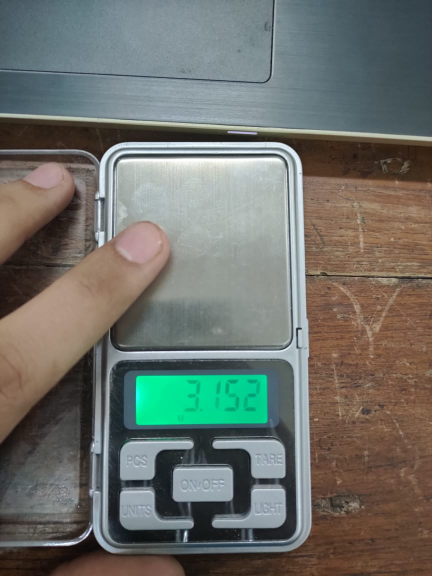
#> input picture Number Detection/Images to test/1.jpeg, 864 x 1152 px, given in place of the camera (shown at 1/2 size)
$ python hsv_test.py
#> lines starting #> are read from the running program, lines starting #| are printed output that depends on the picture; after the words box and inside, x2 and y2 are one past the last pixel; in counts of white or black regions, pixels touching at a corner belong together
"""#finding hsv range of target object(pen)
import cv2
import numpy as np
import time
# A required callback method that goes into the trackbar function.
def nothing(x):
    pass

# Initializing the webcam feed.
cap = cv2.VideoCapture(0)
cap.set(3,1280)
cap.set(4,720)

# Create a window named trackbars.
cv2.namedWindow("Trackbars")

# Now create 6 trackbars that will control the lower and upper range of
# H,S and V channels. The Arguments are like this: Name of trackbar,
# window name, range,callback function. For Hue the range is 0-179 and
# for S,V its 0-255.
cv2.createTrackbar("L - H", "Trackbars", 0, 179, nothing)
cv2.createTrackbar("L - S", "Trackbars", 0, 255, nothing)
cv2.createTrackbar("L - V", "Trackbars", 0, 255, nothing)
cv2.createTrackbar("U - H", "Trackbars", 179, 179, nothing)
cv2.createTrackbar("U - S", "Trackbars", 255, 255, nothing)
cv2.createTrackbar("U - V", "Trackbars", 255, 255, nothing)

while True:

    # Start reading the webcam feed frame by frame.
    ret, frame = cap.read()
    if not ret:
        break
    # Flip the frame horizontally (Not required)
    frame = cv2.flip( frame, 1 )

    # Convert the BGR image to HSV image.
    hsv = cv2.cvtColor(frame, cv2.COLOR_BGR2HSV)

    # Get the new values of the trackbar in real time as the user changes
    # them
    l_h = cv2.getTrackbarPos("L - H", "Trackbars")
    l_s = cv2.getTrackbarPos("L - S", "Trackbars")
    l_v = cv2.getTrackbarPos("L - V", "Trackbars")
    u_h = cv2.getTrackbarPos("U - H", "Trackbars")
    u_s = cv2.getTrackbarPos("U - S", "Trackbars")
    u_v = cv2.getTrackbarPos("U - V", "Trackbars")

    # Set the lower and upper HSV range according to the value selected
    # by the trackbar
    lower_range = np.array([l_h, l_s, l_v])
    upper_range = np.array([u_h, u_s, u_v])

    # Filter the image and get the binary mask, where white represents
    # your target color
    mask = cv2.inRange(hsv, lower_range, upper_range)

    # You can also visualize the real part of the target color (Optional)
    res = cv2.bitwise_and(frame, frame, mask=mask)#dtfyguhijokl;kjhgfgdxfcgvbjnkml,lmknjbvcvxcbbvnm,.,mbvnm,./////////////////////

    # Converting the binary mask to 3 channel image, this is just so
    # we can stack it with the others
    mask_3 = cv2.cvtColor(mask, cv2.COLOR_GRAY2BGR)

    # stack the mask, orginal frame and the filtered result
    stacked = np.hstack((mask_3,frame,res))

    # Show this stacked frame at 40% of the size.
    cv2.imshow('Trackbars',cv2.resize(stacked,None,fx=0.4,fy=0.4))

    # If the user presses ESC then exit the program
    key = cv2.waitKey(1)
    if key == 27:
        break

    # If the user presses `s` then print this array.
    if key == ord('s'):

        thearray = [[l_h,l_s,l_v],[u_h, u_s, u_v]]
        print(thearray)

        # Also save this array as penval.npy
        np.save('hsv_value',thearray)
        break

# Release the camera & destroy the windows.
cap.release()
cv2.destroyAllWindows()


"""
import cv2
import numpy as np

cap = cv2.VideoCapture(0)

while True:
    _, frame = cap.read()
#> frame is the input picture: shape (1152, 864, 3); mean B, G, R 105.9, 112.1, 109.4
    hsv_frame = cv2.cvtColor(frame, cv2.COLOR_BGR2HSV)
#> hsv_frame: shape (1152, 864, 3); mean H, S, V 58.2, 66.7, 124.5

     # Red color
    low_red = np.array([0, 50, 100])
    high_red = np.array([43, 255, 225])
    red_mask = cv2.inRange(hsv_frame, low_red, high_red)
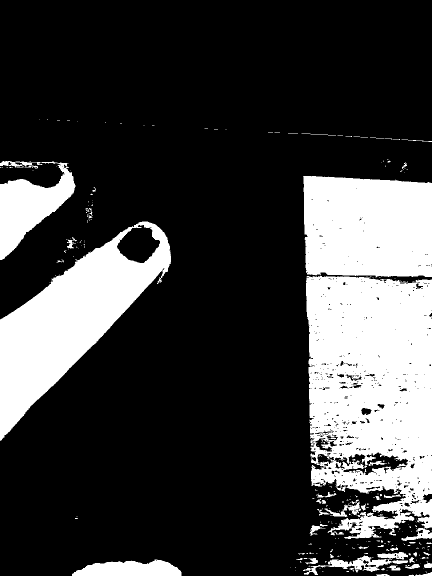
#> red_mask: shape (1152, 864) (shown at 1/2 size); 23.9% white; 276 white regions (224 under 20 px), largest, box (x1, y1, x2, y2) and area: (612, 552, 864, 1078) 103764, (0, 443, 342, 882) 57589, (606, 352, 864, 555) 48990
    red = cv2.bitwise_and(frame, frame, mask=red_mask)
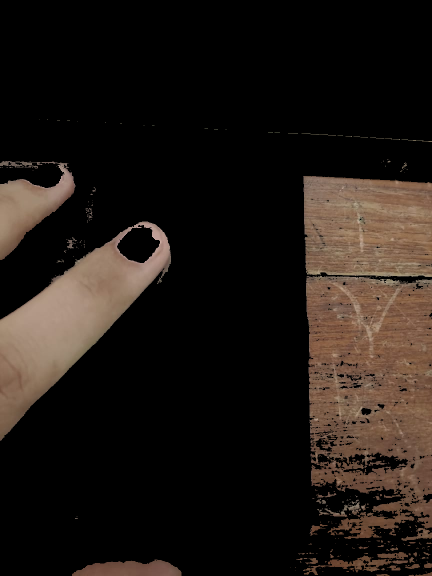
#> red: shape (1152, 864, 3) (shown at 1/2 size); mean B, G, R 20.3, 25.1, 32

    # Blue color
    low_blue = np.array([86, 36, 2])
    high_blue = np.array([126, 255, 255])
    blue_mask = cv2.inRange(hsv_frame, low_blue, high_blue)
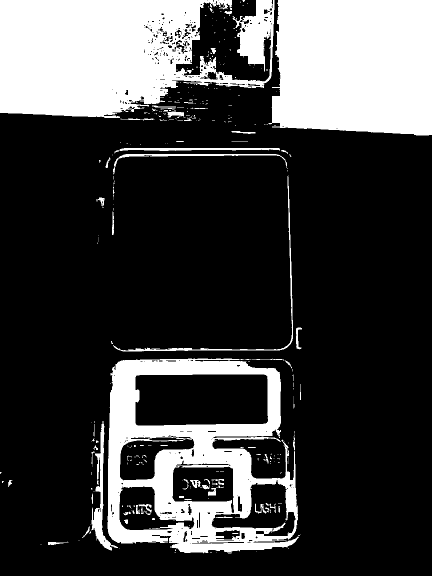
#> blue_mask: shape (1152, 864) (shown at 1/2 size); 25.4% white; 364 white regions (297 under 20 px), largest, box (x1, y1, x2, y2) and area: (0, 0, 549, 236) 92586, (537, 0, 864, 271) 81466, (215, 717, 598, 1107) 65650
    blue = cv2.bitwise_and(frame, frame, mask=blue_mask)
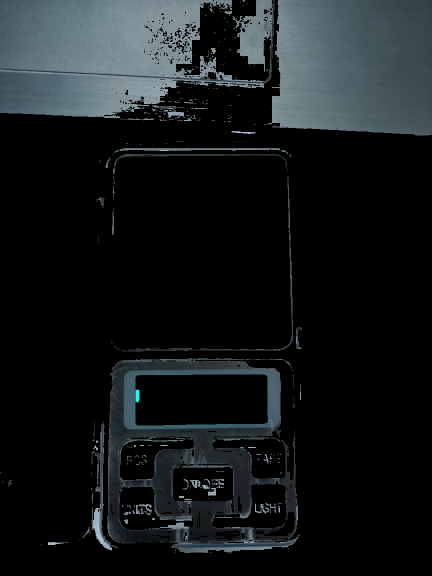
#> blue: shape (1152, 864, 3) (shown at 1/2 size); mean B, G, R 27.1, 25.4, 21.3

    # Green color
    low_green = np.array([16, 40, 86])
    high_green = np.array([35, 180, 205])
    green_mask = cv2.inRange(hsv_frame, low_green, high_green)
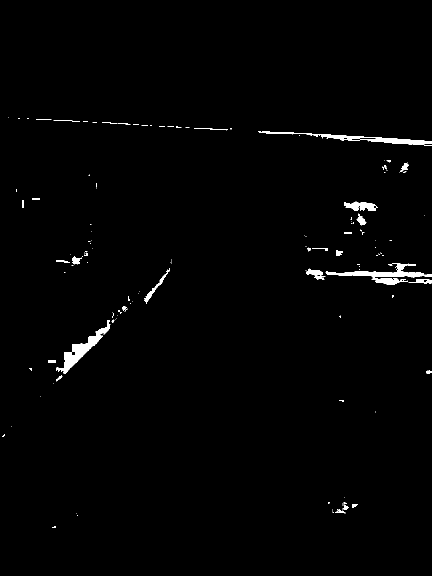
#> green_mask: shape (1152, 864) (shown at 1/2 size); 1.1% white; 137 white regions (100 under 20 px), largest, box (x1, y1, x2, y2) and area: (651, 526, 864, 570) 2494, (112, 640, 221, 748) 2433, (516, 263, 864, 292) 2039
    green = cv2.bitwise_and(frame, frame, mask=green_mask)


    cv2.imshow("Frame", frame)
    cv2.imshow("Red", red)
    cv2.imshow("Blue", blue)
    cv2.imshow("Green", green)
    #.imshow("Result", result)

    key = cv2.waitKey(1)
#> (key Esc is pressed here)
    if key == 27:
        break


"""import cv2
import numpy as np
import pandas as pd
import RPi.GPIO as GPIO
import time
from pygame import mixer

btn_pin = 15
mode = True # 1 for color and 2 for ph
st_time = -1
index=["color_name","R","G","B"]
frameWidth = 640
frameHeight = 480
cap = cv2.VideoCapture(0)
cap.set(3, frameWidth)
cap.set(4, frameHeight)
prev_result_mode2 = "nill"


GPIO.setmode(GPIO.BOARD)
GPIO.setup(btn_pin, GPIO.IN)
mixer.init()

def getColorName(R,G,B):
	if(mode):
		csv = pd.read_csv('colorsT10.csv', names=index, header=None,encoding='latin-1')
    else:
    	csv = pd.read_csv('colorsV3.csv', names=index, header=None,encoding='latin-1')
    minimum = 10000
    for i in range(len(csv)):
        d = abs(R- int(csv.loc[i,"R"])) + abs(G- int(csv.loc[i,"G"]))+ abs(B- int(csv.loc[i,"B"]))
        if(d<=minimum):
            minimum = d
            cname = csv.loc[i,"color_name"]
    return cname


def getContours(img,imgContour):
    contours, hierarchy = cv2.findContours(img, cv2.RETR_EXTERNAL, cv2.CHAIN_APPROX_NONE)
    red_count=0 , blue_count=0 ,other=0 , prev_count=0
    for cnt in contours:
        area = cv2.contourArea(cnt)
        areaMin = 2000
        areaMax = 15000
        if (area > areaMin and area < areMax and area > prev_area):
            cv2.drawContours(imgContour, cnt, -1, (255, 0, 255), 7)
            peri = cv2.arcLength(cnt, True)
            approx = cv2.approxPolyDP(cnt, 0.02 * peri, True)
            #time.sleep(0.1)
            if len(approx)<4 or len(approx)>5:
                break

            print(len(approx))
			for i in range 9:
		        x , y , w, h = cv2.boundingRect(approx)
		        result = detect_color(x+10,y+10,x+w-20,y+h-20)
		        if(result == 0):
		        	red_count +=1
		        elif(result == 1):
		        	blue_count +=1
		        else:
		        	other +=1

		prev_area = cv2.contourArea(cnt)
		if(red_count > 3):
			if(prev_result_mode2 == "red"):
				#speak red again
			else:
				if(prev_result_mode2 != "nill"):
					#speak red
				else:
					#speak its red now
			prev_result_mode2 = "red"
		if(blue_count > 3):
			if(prev_result_mode2 == "blue"):
				#speak blue again
			else:
				if(prev_result_mode2 != "nill"):
					#speak blue
				else:
					#speak its blue now
			prev_result_mode2 = "blue"
		else:
			#speak no change
			prev_result_mode2 = "nill"


def detect_color(s1,s2,e1,e2):

    red = 0
    blue = 0
    white = 0
    ph = 0
    count = 0
    for x in range( s1, e1-1,10) :
        for y in range( s2 , e2-1,10) :
            count+=1
            if frameHeight <= x+10 or frameWidth <= y+10:
                break
            roi = img[x:x+10, y:y+10]

            avg1 = np.average(roi, axis=0)
            avg2 = np.average(avg1, axis=0)
            avg2_int = avg2.astype(int)
            avg2_int = avg2_int[::-1]           #reversed for rgb
           # avg2_int_tup = tuple(avg2_int)
            r = avg2_int[0]
            g = avg2_int[1]
            b = avg2_int[2]

            new = getColorName(r,g,b)
            if(new =='Red'):
                red +=1
            elif(new== 'Blue'):
                blue +=1
            elif(new == 'Ph'):
                ph +=1
            else:
                white +=1

    print(red,"   ",blue,"    ",white,"     ",ph,"    ",count)


    if(red > blue and red > 10):
        print("Red detected")
        return 0
    elif(blue > red and blue> 10 ):
        print("Blue detected")
        return 1
    else:
        print("..*******************....")
        return 2


def func_mode2():
    imgBlur = cv2.GaussianBlur(img, (7, 7), 1)
    imgGray = cv2.cvtColor(imgBlur, cv2.COLOR_BGR2GRAY)
    threshold1 = 40
    threshold2 = 10
    imgCanny = cv2.Canny(imgGray,threshold1,threshold2)
    kernel = np.ones((5, 5))
    imgDil = cv2.dilate(imgCanny, kernel, iterations=1)
    getContours(imgDil,imgContour)

def func_mode1():

    cv2.rectangle(img, (309,229), (329,249), (0,255,0), 1)       #pixel range = x ==> 0-639 and y == 0 - 479
    roi = img[230:249, 310:329]
    avg1 = np.average(roi, axis=0)
    avg2 = np.average(avg1, axis=0)
    avg2_int = avg2.astype(int)
    avg2_int = avg2_int[::-1]           #reversed for rgb
   # avg2_int_tup = tuple(avg2_int)
    r = avg2_int[0]
    g = avg2_int[1]
    b = avg2_int[2]

    new = getColorName(r,g,b)

    mixer.music.load('ColorFiles(en)/' + new +'.mp3')
    mixer.music.play()
    #print(GPIO.input(btn_pin))
    time.sleep(0.5)


while True:
    count = 0
    success, img = cap.read()
	time.sleep(0.1)
    imgContour = img.copy()

    if (GPIO.input(btn_pin) == False):
        time.sleep(0.01)
        if (GPIO.input(btn_pin) == False):
        	time.sleep(0.2)
        	if (GPIO.input(btn_pin) == True):
        		count+=1
        		if(st_time==-1):
        			st_time = time.time()

        		count +=1

	if(st_time!=-1):
		if(time.time()-st_time>1 and time.time()-st_time<1.5):
			if(count==1):
				if(mode):
					func_mode1()
				else:
					func_mode2()

			else:
				mode = not mode
				if(mode):
					#sound
				else:
					#sound


			count=0
			st_time=-1;

		if(time.time()-st_time>1.5):
			count=0
			st_time=-1


cap.release()

cv2.destroyAllWindows()

"""

$ run again, on Number Detection/Images to test/2.jpeg
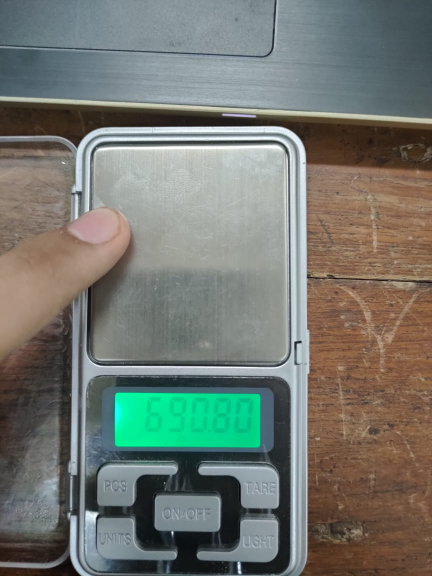
#> input picture Number Detection/Images to test/2.jpeg, 864 x 1152 px, given in place of the camera (shown at 1/2 size)
#> frame is the input picture: shape (1152, 864, 3); mean B, G, R 111.7, 119.1, 115
#> hsv_frame: shape (1152, 864, 3); mean H, S, V 59.6, 62.6, 130.6
#> `red_mask = cv2.inRange(hsv_frame, low_red, high_red)`:
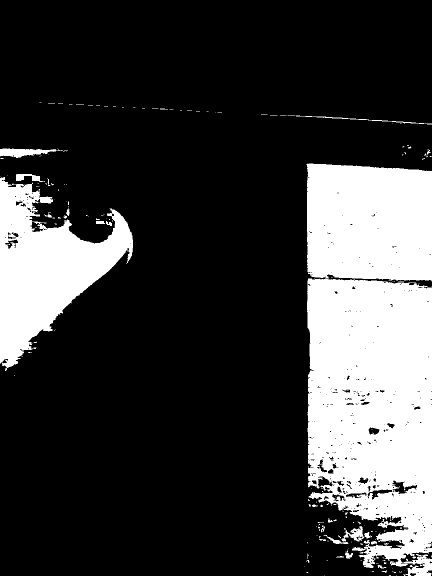
#> red_mask: shape (1152, 864) (shown at 1/2 size); 23% white; 187 white regions (160 under 20 px), largest, box (x1, y1, x2, y2) and area: (614, 557, 864, 1152) 119304, (613, 327, 864, 563) 55682, (0, 354, 266, 742) 48330
#> blue_mask: shape (1152, 864); 19.9% white; 308 white regions (250 under 20 px), largest, box (x1, y1, x2, y2) and area: (165, 750, 585, 1152) 83314, (596, 0, 864, 230) 54360, (0, 0, 553, 199) 49851
#> `green_mask = cv2.inRange(hsv_frame, low_green, high_green)`:
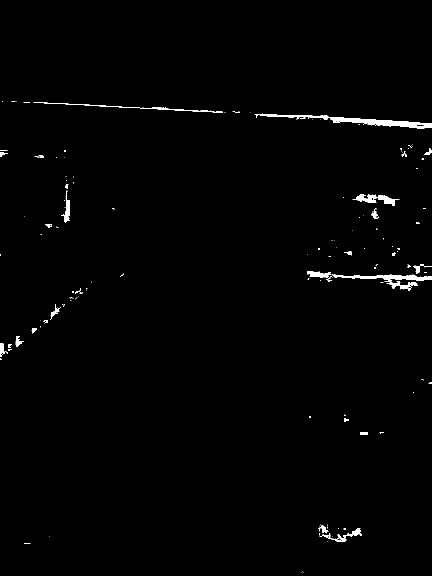
#> green_mask: shape (1152, 864) (shown at 1/2 size); 0.97% white; 154 white regions (120 under 20 px), largest, box (x1, y1, x2, y2) and area: (509, 227, 864, 257) 2513, (663, 549, 864, 562) 1216, (705, 388, 799, 412) 921

$ run again, on Number Detection/Images to test/3.jpeg
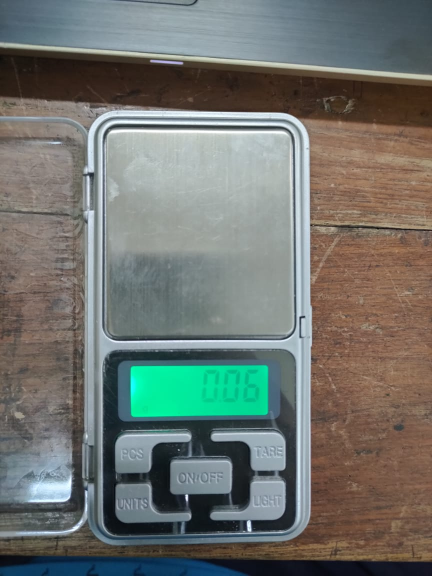
#> input picture Number Detection/Images to test/3.jpeg, 864 x 1152 px, given in place of the camera (shown at 1/2 size)
#> frame is the input picture: shape (1152, 864, 3); mean B, G, R 110, 115.3, 111.1
#> hsv_frame: shape (1152, 864, 3); mean H, S, V 58.3, 68.4, 127.7
#> `red_mask = cv2.inRange(hsv_frame, low_red, high_red)`:
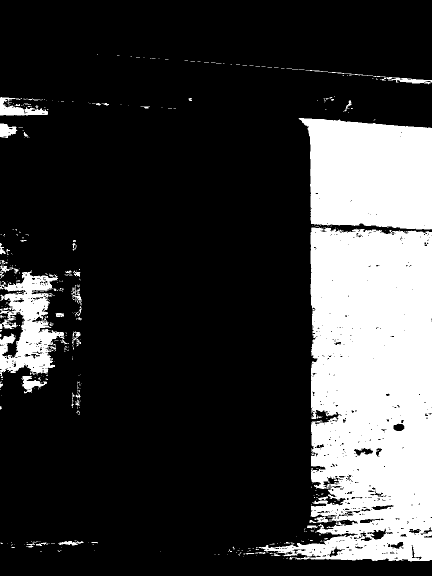
#> red_mask: shape (1152, 864) (shown at 1/2 size); 22.5% white; 397 white regions (343 under 20 px), largest, box (x1, y1, x2, y2) and area: (517, 455, 864, 1123) 150648, (597, 236, 864, 459) 50476, (0, 544, 128, 753) 14346
#> blue_mask: shape (1152, 864); 24.7% white; 254 white regions (203 under 20 px), largest, box (x1, y1, x2, y2) and area: (0, 680, 615, 1092) 128669, (475, 0, 864, 143) 47763, (0, 1111, 864, 1152) 29209
#> green_mask: shape (1152, 864); 1.7% white; 244 white regions (187 under 20 px), largest, box (x1, y1, x2, y2) and area: (458, 128, 864, 168) 2422, (623, 433, 864, 458) 2419, (648, 1100, 825, 1122) 1736
#> `green = cv2.bitwise_and(frame, frame, mask=green_mask)`:
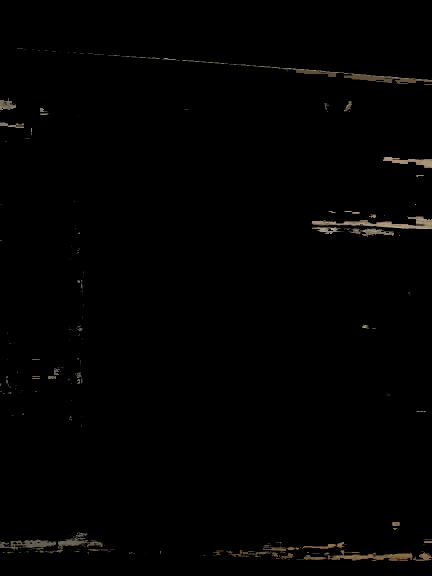
#> green: shape (1152, 864, 3) (shown at 1/2 size); mean B, G, R 1.4, 1.8, 2

$ run again, on Number Detection/Images to test/4.jpeg
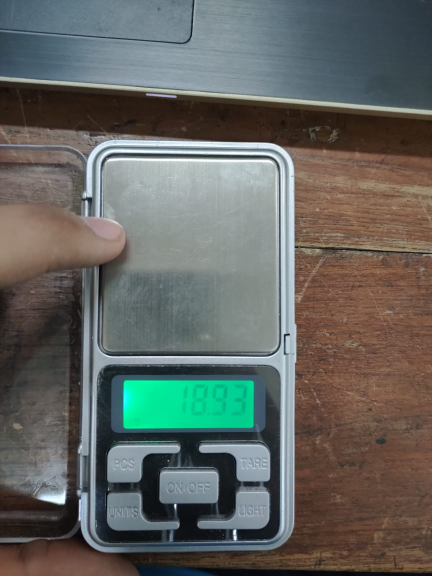
#> input picture Number Detection/Images to test/4.jpeg, 864 x 1152 px, given in place of the camera (shown at 1/2 size)
#> frame is the input picture: shape (1152, 864, 3); mean B, G, R 96.6, 101, 98.7
#> hsv_frame: shape (1152, 864, 3); mean H, S, V 56.8, 72.5, 114
#> `red_mask = cv2.inRange(hsv_frame, low_red, high_red)`:
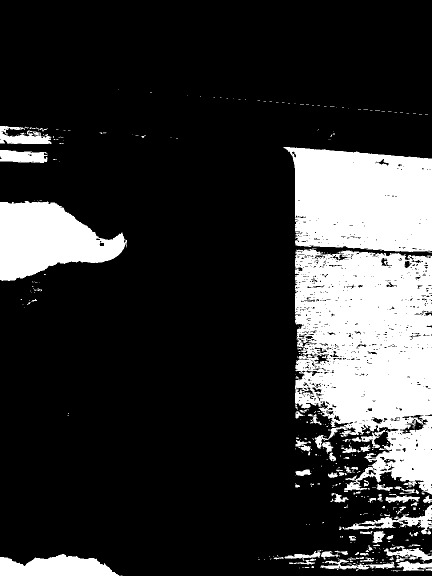
#> red_mask: shape (1152, 864) (shown at 1/2 size); 20.3% white; 375 white regions (298 under 20 px), largest, box (x1, y1, x2, y2) and area: (590, 498, 864, 989) 98602, (566, 294, 864, 504) 52298, (0, 402, 254, 562) 25675
#> blue_mask: shape (1152, 864); 28.8% white; 286 white regions (233 under 20 px), largest, box (x1, y1, x2, y2) and area: (0, 0, 864, 218) 153424, (151, 624, 587, 1107) 111741, (195, 306, 563, 713) 6571
#> `green_mask = cv2.inRange(hsv_frame, low_green, high_green)`:
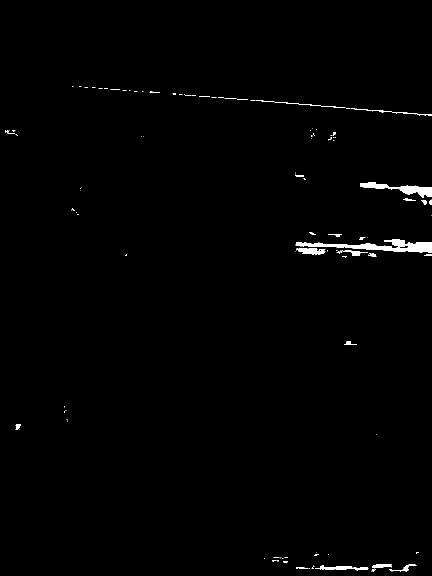
#> green_mask: shape (1152, 864) (shown at 1/2 size); 0.82% white; 113 white regions (82 under 20 px), largest, box (x1, y1, x2, y2) and area: (591, 478, 864, 506) 2976, (720, 365, 864, 396) 1647, (630, 1131, 737, 1142) 523
